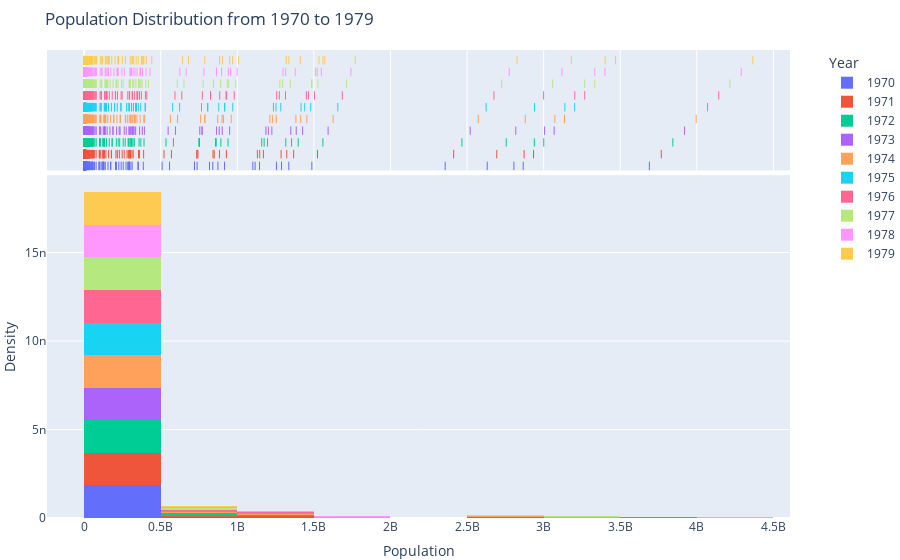

This figure's notebook cell:
### Markdown cell above
- most populations in the countries are between the 0 to 0.5B in the 10 years from 1960 to 1969
- we have small number of populations in some countries between 3.5B to 4B
- we have small number of populations in some countries between 0.5B to 2B

### Code cell
years=data.loc[:,'1970':'1979']
# Reshape the DataFrame for Plotly Express
df = pd.melt(data, value_vars=years.columns, var_name='Year', value_name='Population')

fig = px.histogram(df, x='Population', nbins=15, histnorm='probability density', color='Year',
                   title='Population Distribution from 1970 to 1979',
                   labels={'Population': 'Population', 'Year': 'Year'},
                   marginal='rug')

fig.update_layout(
    xaxis=dict(title='Population'),
    yaxis=dict(title='Density'),
    legend=dict(x=1.05, y=1, traceorder='normal', orientation='v'),
    margin=dict(l=0, r=0, t=50, b=0),
)

fig.show()

### Figure 1 — Plotly figure (JSON) as saved in the notebook; plotly's stock layout.template omitted (floating-point values rounded to 4 significant figures; data arrays with more than 128 entries replaced by an {"elided": "..."} marker saying what was removed)
{"data": [{"alignmentgroup": "True", "bingroup": "x", "histnorm": "probability density", "hovertemplate": "Year=1970<br>Population=%{x}<br>probability density=%{y}<extra></extra>", "legendgroup": "1970", "marker": {"color": "#636efa", "pattern": {"shape": ""}}, "name": "1970", "nbinsx": 15, "offsetgroup": "1970", "orientation": "v", "showlegend": true, "x": {"elided": "264 float values"}, "xaxis": "x", "yaxis": "y", "type": "histogram"}, {"alignmentgroup": "True", "boxpoints": "all", "fillcolor": "rgba(255,255,255,0)", "hoveron": "points", "hovertemplate": "Year=1970<br>Population=%{x}<extra></extra>", "jitter": 0, "legendgroup": "1970", "line": {"color": "rgba(255,255,255,0)"}, "marker": {"color": "#636efa", "symbol": "line-ns-open"}, "name": "1970", "offsetgroup": "1970", "showlegend": false, "x": {"elided": "264 float values"}, "xaxis": "x2", "yaxis": "y2", "type": "box"}, {"alignmentgroup": "True", "bingroup": "x", "histnorm": "probability density", "hovertemplate": "Year=1971<br>Population=%{x}<br>probability density=%{y}<extra></extra>", "legendgroup": "1971", "marker": {"color": "#EF553B", "pattern": {"shape": ""}}, "name": "1971", "nbinsx": 15, "offsetgroup": "1971", "orientation": "v", "showlegend": true, "x": {"elided": "264 float values"}, "xaxis": "x", "yaxis": "y", "type": "histogram"}, {"alignmentgroup": "True", "boxpoints": "all", "fillcolor": "rgba(255,255,255,0)", "hoveron": "points", "hovertemplate": "Year=1971<br>Population=%{x}<extra></extra>", "jitter": 0, "legendgroup": "1971", "line": {"color": "rgba(255,255,255,0)"}, "marker": {"color": "#EF553B", "symbol": "line-ns-open"}, "name": "1971", "offsetgroup": "1971", "showlegend": false, "x": {"elided": "264 float values"}, "xaxis": "x2", "yaxis": "y2", "type": "box"}, {"alignmentgroup": "True", "bingroup": "x", "histnorm": "probability density", "hovertemplate": "Year=1972<br>Population=%{x}<br>probability density=%{y}<extra></extra>", "legendgroup": "1972", "marker": {"color": "#00cc96", "pattern": {"shape": ""}}, "name": "1972", "nbinsx": 15, "offsetgroup": "1972", "orientation": "v", "showlegend": true, "x": {"elided": "264 float values"}, "xaxis": "x", "yaxis": "y", "type": "histogram"}, {"alignmentgroup": "True", "boxpoints": "all", "fillcolor": "rgba(255,255,255,0)", "hoveron": "points", "hovertemplate": "Year=1972<br>Population=%{x}<extra></extra>", "jitter": 0, "legendgroup": "1972", "line": {"color": "rgba(255,255,255,0)"}, "marker": {"color": "#00cc96", "symbol": "line-ns-open"}, "name": "1972", "offsetgroup": "1972", "showlegend": false, "x": {"elided": "264 float values"}, "xaxis": "x2", "yaxis": "y2", "type": "box"}, {"alignmentgroup": "True", "bingroup": "x", "histnorm": "probability density", "hovertemplate": "Year=1973<br>Population=%{x}<br>probability density=%{y}<extra></extra>", "legendgroup": "1973", "marker": {"color": "#ab63fa", "pattern": {"shape": ""}}, "name": "1973", "nbinsx": 15, "offsetgroup": "1973", "orientation": "v", "showlegend": true, "x": {"elided": "264 float values"}, "xaxis": "x", "yaxis": "y", "type": "histogram"}, {"alignmentgroup": "True", "boxpoints": "all", "fillcolor": "rgba(255,255,255,0)", "hoveron": "points", "hovertemplate": "Year=1973<br>Population=%{x}<extra></extra>", "jitter": 0, "legendgroup": "1973", "line": {"color": "rgba(255,255,255,0)"}, "marker": {"color": "#ab63fa", "symbol": "line-ns-open"}, "name": "1973", "offsetgroup": "1973", "showlegend": false, "x": {"elided": "264 float values"}, "xaxis": "x2", "yaxis": "y2", "type": "box"}, {"alignmentgroup": "True", "bingroup": "x", "histnorm": "probability density", "hovertemplate": "Year=1974<br>Population=%{x}<br>probability density=%{y}<extra></extra>", "legendgroup": "1974", "marker": {"color": "#FFA15A", "pattern": {"shape": ""}}, "name": "1974", "nbinsx": 15, "offsetgroup": "1974", "orientation": "v", "showlegend": true, "x": {"elided": "264 float values"}, "xaxis": "x", "yaxis": "y", "type": "histogram"}, {"alignmentgroup": "True", "boxpoints": "all", "fillcolor": "rgba(255,255,255,0)", "hoveron": "points", "hovertemplate": "Year=1974<br>Population=%{x}<extra></extra>", "jitter": 0, "legendgroup": "1974", "line": {"color": "rgba(255,255,255,0)"}, "marker": {"color": "#FFA15A", "symbol": "line-ns-open"}, "name": "1974", "offsetgroup": "1974", "showlegend": false, "x": {"elided": "264 float values"}, "xaxis": "x2", "yaxis": "y2", "type": "box"}, {"alignmentgroup": "True", "bingroup": "x", "histnorm": "probability density", "hovertemplate": "Year=1975<br>Population=%{x}<br>probability density=%{y}<extra></extra>", "legendgroup": "1975", "marker": {"color": "#19d3f3", "pattern": {"shape": ""}}, "name": "1975", "nbinsx": 15, "offsetgroup": "1975", "orientation": "v", "showlegend": true, "x": {"elided": "264 float values"}, "xaxis": "x", "yaxis": "y", "type": "histogram"}, {"alignmentgroup": "True", "boxpoints": "all", "fillcolor": "rgba(255,255,255,0)", "hoveron": "points", "hovertemplate": "Year=1975<br>Population=%{x}<extra></extra>", "jitter": 0, "legendgroup": "1975", "line": {"color": "rgba(255,255,255,0)"}, "marker": {"color": "#19d3f3", "symbol": "line-ns-open"}, "name": "1975", "offsetgroup": "1975", "showlegend": false, "x": {"elided": "264 float values"}, "xaxis": "x2", "yaxis": "y2", "type": "box"}, {"alignmentgroup": "True", "bingroup": "x", "histnorm": "probability density", "hovertemplate": "Year=1976<br>Population=%{x}<br>probability density=%{y}<extra></extra>", "legendgroup": "1976", "marker": {"color": "#FF6692", "pattern": {"shape": ""}}, "name": "1976", "nbinsx": 15, "offsetgroup": "1976", "orientation": "v", "showlegend": true, "x": {"elided": "264 float values"}, "xaxis": "x", "yaxis": "y", "type": "histogram"}, {"alignmentgroup": "True", "boxpoints": "all", "fillcolor": "rgba(255,255,255,0)", "hoveron": "points", "hovertemplate": "Year=1976<br>Population=%{x}<extra></extra>", "jitter": 0, "legendgroup": "1976", "line": {"color": "rgba(255,255,255,0)"}, "marker": {"color": "#FF6692", "symbol": "line-ns-open"}, "name": "1976", "offsetgroup": "1976", "showlegend": false, "x": {"elided": "264 float values"}, "xaxis": "x2", "yaxis": "y2", "type": "box"}, {"alignmentgroup": "True", "bingroup": "x", "histnorm": "probability density", "hovertemplate": "Year=1977<br>Population=%{x}<br>probability density=%{y}<extra></extra>", "legendgroup": "1977", "marker": {"color": "#B6E880", "pattern": {"shape": ""}}, "name": "1977", "nbinsx": 15, "offsetgroup": "1977", "orientation": "v", "showlegend": true, "x": {"elided": "264 float values"}, "xaxis": "x", "yaxis": "y", "type": "histogram"}, {"alignmentgroup": "True", "boxpoints": "all", "fillcolor": "rgba(255,255,255,0)", "hoveron": "points", "hovertemplate": "Year=1977<br>Population=%{x}<extra></extra>", "jitter": 0, "legendgroup": "1977", "line": {"color": "rgba(255,255,255,0)"}, "marker": {"color": "#B6E880", "symbol": "line-ns-open"}, "name": "1977", "offsetgroup": "1977", "showlegend": false, "x": {"elided": "264 float values"}, "xaxis": "x2", "yaxis": "y2", "type": "box"}, {"alignmentgroup": "True", "bingroup": "x", "histnorm": "probability density", "hovertemplate": "Year=1978<br>Population=%{x}<br>probability density=%{y}<extra></extra>", "legendgroup": "1978", "marker": {"color": "#FF97FF", "pattern": {"shape": ""}}, "name": "1978", "nbinsx": 15, "offsetgroup": "1978", "orientation": "v", "showlegend": true, "x": {"elided": "264 float values"}, "xaxis": "x", "yaxis": "y", "type": "histogram"}, {"alignmentgroup": "True", "boxpoints": "all", "fillcolor": "rgba(255,255,255,0)", "hoveron": "points", "hovertemplate": "Year=1978<br>Population=%{x}<extra></extra>", "jitter": 0, "legendgroup": "1978", "line": {"color": "rgba(255,255,255,0)"}, "marker": {"color": "#FF97FF", "symbol": "line-ns-open"}, "name": "1978", "offsetgroup": "1978", "showlegend": false, "x": {"elided": "264 float values"}, "xaxis": "x2", "yaxis": "y2", "type": "box"}, {"alignmentgroup": "True", "bingroup": "x", "histnorm": "probability density", "hovertemplate": "Year=1979<br>Population=%{x}<br>probability density=%{y}<extra></extra>", "legendgroup": "1979", "marker": {"color": "#FECB52", "pattern": {"shape": ""}}, "name": "1979", "nbinsx": 15, "offsetgroup": "1979", "orientation": "v", "showlegend": true, "x": {"elided": "264 float values"}, "xaxis": "x", "yaxis": "y", "type": "histogram"}, {"alignmentgroup": "True", "boxpoints": "all", "fillcolor": "rgba(255,255,255,0)", "hoveron": "points", "hovertemplate": "Year=1979<br>Population=%{x}<extra></extra>", "jitter": 0, "legendgroup": "1979", "line": {"color": "rgba(255,255,255,0)"}, "marker": {"color": "#FECB52", "symbol": "line-ns-open"}, "name": "1979", "offsetgroup": "1979", "showlegend": false, "x": {"elided": "264 float values"}, "xaxis": "x2", "yaxis": "y2", "type": "box"}], "layout": {"xaxis": {"anchor": "y", "domain": [0.0, 1.0], "title": {"text": "Population"}}, "yaxis": {"anchor": "x", "domain": [0.0, 0.7326], "title": {"text": "Density"}}, "xaxis2": {"anchor": "y2", "domain": [0.0, 1.0], "matches": "x", "showticklabels": false, "showgrid": true}, "yaxis2": {"anchor": "x2", "domain": [0.7426, 1.0], "matches": "y2", "showticklabels": false, "showline": false, "ticks": "", "showgrid": false}, "legend": {"title": {"text": "Year"}, "tracegroupgap": 0, "x": 1.05, "y": 1, "traceorder": "normal", "orientation": "v"}, "title": {"text": "Population Distribution from 1970 to 1979"}, "barmode": "relative", "margin": {"l": 0, "r": 0, "t": 50, "b": 0}}}
